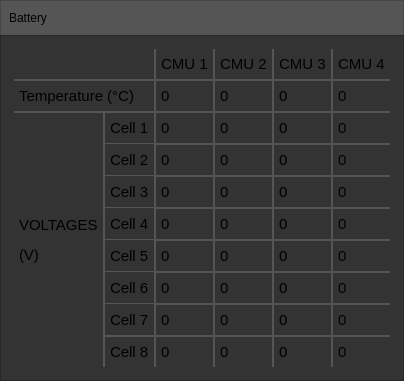
         <widget class="QWidget" name="batteryWindow" native="true">
          <property name="sizePolicy">
           <sizepolicy hsizetype="Preferred" vsizetype="Preferred">
            <horstretch>2</horstretch>
            <verstretch>1</verstretch>
           </sizepolicy>
          </property>
          <property name="minimumSize">
           <size>
            <width>0</width>
            <height>0</height>
           </size>
          </property>
          <property name="styleSheet">
           <string notr="true">QWidget {
	background: rgb(51, 51, 51);
	border-style:solid;
	border-width:1px;
	border-color: rgb(40, 40, 40);
border-image: none;
}


QLabel {
	alignment: center;
	padding: 1px;
border-image: none;
}</string>
          </property>
          <layout class="QVBoxLayout" name="batteryWindowLayout">
           <property name="spacing">
            <number>0</number>
           </property>
           <property name="leftMargin">
            <number>0</number>
           </property>
           <property name="topMargin">
            <number>0</number>
           </property>
           <property name="rightMargin">
            <number>0</number>
           </property>
           <property name="bottomMargin">
            <number>0</number>
           </property>
           <item>
            <widget class="QWidget" name="batteryTitleBar" native="true">
             <property name="minimumSize">
              <size>
               <width>0</width>
               <height>35</height>
              </size>
             </property>
             <property name="maximumSize">
              <size>
               <width>16777215</width>
               <height>35</height>
              </size>
             </property>
             <property name="styleSheet">
              <string notr="true">QWidget {
	background: rgb(85, 85, 85);
	padding: 0px;
	background: url(:/Resources/SubTitleBar.png);
	border-color: rgb(70,70,70);
border-bottom:none;
}</string>
             </property>
             <layout class="QHBoxLayout" name="batteryTitleBarLayout">
              <property name="spacing">
               <number>9</number>
              </property>
              <property name="leftMargin">
               <number>9</number>
              </property>
              <property name="topMargin">
               <number>4</number>
              </property>
              <property name="rightMargin">
               <number>9</number>
              </property>
              <property name="bottomMargin">
               <number>4</number>
              </property>
              <item>
               <widget class="QLabel" name="batteryTitleLabel">
                <property name="styleSheet">
                 <string notr="true">border-style: none;
background: none;</string>
                </property>
                <property name="text">
                 <string>Battery</string>
                </property>
                <property name="textFormat">
                 <enum>Qt::PlainText</enum>
                </property>
               </widget>
              </item>
             </layout>
            </widget>
           </item>
           <item>
            <layout class="QGridLayout" name="batteryContentLayout" rowstretch="0">
             <property name="leftMargin">
              <number>0</number>
             </property>
             <property name="topMargin">
              <number>0</number>
             </property>
             <property name="rightMargin">
              <number>0</number>
             </property>
             <property name="bottomMargin">
              <number>0</number>
             </property>
             <property name="spacing">
              <number>0</number>
             </property>
             <item row="0" column="1">
              <widget class="QWidget" name="batteryTable" native="true">
               <property name="sizePolicy">
                <sizepolicy hsizetype="Preferred" vsizetype="Preferred">
                 <horstretch>0</horstretch>
                 <verstretch>0</verstretch>
                </sizepolicy>
               </property>
               <property name="minimumSize">
                <size>
                 <width>0</width>
                 <height>0</height>
                </size>
               </property>
               <property name="styleSheet">
                <string notr="true">QLabel {
	border: 1px solid rgb(85, 85, 85);
	padding-top: 6px; 
	padding-bottom: 6px;
	border-radius: 0px;
	qproperty-alignment: AlignCenter;
	font-size: 15px;
}</string>
               </property>
               <layout class="QGridLayout" name="batteryTableLayout">
                <property name="leftMargin">
                 <number>14</number>
                </property>
                <property name="topMargin">
                 <number>14</number>
                </property>
                <property name="rightMargin">
                 <number>14</number>
                </property>
                <property name="bottomMargin">
                 <number>14</number>
                </property>
                <property name="spacing">
                 <number>0</number>
                </property>
                <item row="0" column="5">
                 <widget class="QLabel" name="batteryCMU3Label">
                  <property name="minimumSize">
                   <size>
                    <width>0</width>
                    <height>0</height>
                   </size>
                  </property>
                  <property name="styleSheet">
                   <string notr="true">border-top: none;</string>
                  </property>
                  <property name="text">
                   <string>CMU 3</string>
                  </property>
                 </widget>
                </item>
                <item row="5" column="4">
                 <widget class="QLabel" name="batteryCMU2Cell3Voltage">
                  <property name="styleSheet">
                   <string notr="true">background-color: rgb(51,51,51);</string>
                  </property>
                  <property name="text">
                   <string>0</string>
                  </property>
                 </widget>
                </item>
                <item row="4" column="6">
                 <widget class="QLabel" name="batteryCMU4Cell2Voltage">
                  <property name="styleSheet">
                   <string notr="true">border-right: none;
background-color: rgb(51,51,51);</string>
                  </property>
                  <property name="text">
                   <string>0</string>
                  </property>
                 </widget>
                </item>
                <item row="5" column="6">
                 <widget class="QLabel" name="batteryCMU4Cell3Voltage">
                  <property name="styleSheet">
                   <string notr="true">border-right: none;
background-color: rgb(51,51,51);</string>
                  </property>
                  <property name="text">
                   <string>0</string>
                  </property>
                 </widget>
                </item>
                <item row="6" column="2">
                 <widget class="QLabel" name="batteryCMU1Cell4Voltage">
                  <property name="styleSheet">
                   <string notr="true">background-color: rgb(51,51,51);</string>
                  </property>
                  <property name="text">
                   <string>0</string>
                  </property>
                 </widget>
                </item>
                <item row="9" column="6">
                 <widget class="QLabel" name="batteryCMU4Cell7Voltage">
                  <property name="styleSheet">
                   <string notr="true">border-right: none;
background-color: rgb(51,51,51);</string>
                  </property>
                  <property name="text">
                   <string>0</string>
                  </property>
                 </widget>
                </item>
                <item row="3" column="4">
                 <widget class="QLabel" name="batteryCMU2Cell1Voltage">
                  <property name="styleSheet">
                   <string notr="true">background-color: rgb(51,51,51);</string>
                  </property>
                  <property name="text">
                   <string>0</string>
                  </property>
                 </widget>
                </item>
                <item row="8" column="6">
                 <widget class="QLabel" name="batteryCMU4Cell6Voltage">
                  <property name="styleSheet">
                   <string notr="true">border-right: none;
background-color: rgb(51,51,51);</string>
                  </property>
                  <property name="text">
                   <string>0</string>
                  </property>
                 </widget>
                </item>
                <item row="6" column="4">
                 <widget class="QLabel" name="batteryCMU2Cell4Voltage">
                  <property name="autoFillBackground">
                   <bool>false</bool>
                  </property>
                  <property name="styleSheet">
                   <string notr="true">background-color: rgb(51,51,51);</string>
                  </property>
                  <property name="text">
                   <string>0</string>
                  </property>
                 </widget>
                </item>
                <item row="2" column="4">
                 <widget class="QLabel" name="batteryCMU2Temp">
                  <property name="minimumSize">
                   <size>
                    <width>0</width>
                    <height>0</height>
                   </size>
                  </property>
                  <property name="styleSheet">
                   <string notr="true">background-color: rgb(51,51,51);</string>
                  </property>
                  <property name="text">
                   <string>0</string>
                  </property>
                 </widget>
                </item>
                <item row="4" column="2">
                 <widget class="QLabel" name="batteryCMU1Cell2Voltage">
                  <property name="styleSheet">
                   <string notr="true">background-color: rgb(51,51,51);</string>
                  </property>
                  <property name="text">
                   <string>0</string>
                  </property>
                 </widget>
                </item>
                <item row="0" column="6">
                 <widget class="QLabel" name="batteryCMU4Label">
                  <property name="minimumSize">
                   <size>
                    <width>0</width>
                    <height>0</height>
                   </size>
                  </property>
                  <property name="styleSheet">
                   <string notr="true">border-right: none;  border-top: none;</string>
                  </property>
                  <property name="text">
                   <string>CMU 4</string>
                  </property>
                 </widget>
                </item>
                <item row="7" column="1">
                 <widget class="QLabel" name="batteryCell5Label">
                  <property name="styleSheet">
                   <string notr="true">border-top: none;</string>
                  </property>
                  <property name="text">
                   <string>Cell 5</string>
                  </property>
                 </widget>
                </item>
                <item row="10" column="2">
                 <widget class="QLabel" name="batteryCMU1Cell8Voltage">
                  <property name="styleSheet">
                   <string notr="true">border-bottom: none;
background-color: rgb(51,51,51);</string>
                  </property>
                  <property name="text">
                   <string>0</string>
                  </property>
                 </widget>
                </item>
                <item row="8" column="1">
                 <widget class="QLabel" name="batteryCell6Label">
                  <property name="styleSheet">
                   <string notr="true">border-top: none;</string>
                  </property>
                  <property name="text">
                   <string>Cell 6</string>
                  </property>
                 </widget>
                </item>
                <item row="9" column="1">
                 <widget class="QLabel" name="batteryCell7Label">
                  <property name="styleSheet">
                   <string notr="true">border-top: none;</string>
                  </property>
                  <property name="text">
                   <string>Cell 7</string>
                  </property>
                 </widget>
                </item>
                <item row="2" column="5">
                 <widget class="QLabel" name="batteryCMU3Temp">
                  <property name="minimumSize">
                   <size>
                    <width>0</width>
                    <height>0</height>
                   </size>
                  </property>
                  <property name="styleSheet">
                   <string notr="true">background-color: rgb(51,51,51);</string>
                  </property>
                  <property name="text">
                   <string>0</string>
                  </property>
                 </widget>
                </item>
                <item row="10" column="4">
                 <widget class="QLabel" name="batteryCMU2Cell8Voltage">
                  <property name="styleSheet">
                   <string notr="true">border-bottom: none;
background-color: rgb(51,51,51);</string>
                  </property>
                  <property name="text">
                   <string>0</string>
                  </property>
                 </widget>
                </item>
                <item row="2" column="0" colspan="2">
                 <widget class="QLabel" name="batteryTemperatureLabel">
                  <property name="sizePolicy">
                   <sizepolicy hsizetype="Preferred" vsizetype="Minimum">
                    <horstretch>0</horstretch>
                    <verstretch>0</verstretch>
                   </sizepolicy>
                  </property>
                  <property name="minimumSize">
                   <size>
                    <width>140</width>
                    <height>0</height>
                   </size>
                  </property>
                  <property name="styleSheet">
                   <string notr="true">border-left: none;  </string>
                  </property>
                  <property name="text">
                   <string>Temperature (°C)</string>
                  </property>
                 </widget>
                </item>
                <item row="3" column="6">
                 <widget class="QLabel" name="batteryCMU4Cell1Voltage">
                  <property name="styleSheet">
                   <string notr="true">border-right: none;
background-color: rgb(51,51,51);</string>
                  </property>
                  <property name="text">
                   <string>0</string>
                  </property>
                 </widget>
                </item>
                <item row="9" column="4">
                 <widget class="QLabel" name="batteryCMU2Cell7Voltage">
                  <property name="styleSheet">
                   <string notr="true">background-color: rgb(51,51,51);</string>
                  </property>
                  <property name="text">
                   <string>0</string>
                  </property>
                 </widget>
                </item>
                <item row="0" column="2">
                 <widget class="QLabel" name="batteryCMU1Label">
                  <property name="minimumSize">
                   <size>
                    <width>0</width>
                    <height>0</height>
                   </size>
                  </property>
                  <property name="styleSheet">
                   <string notr="true"> border-top: none;</string>
                  </property>
                  <property name="text">
                   <string>CMU 1</string>
                  </property>
                 </widget>
                </item>
                <item row="7" column="5">
                 <widget class="QLabel" name="batteryCMU3Cell5Voltage">
                  <property name="styleSheet">
                   <string notr="true">background-color: rgb(51,51,51);</string>
                  </property>
                  <property name="text">
                   <string>0</string>
                  </property>
                 </widget>
                </item>
                <item row="4" column="1">
                 <widget class="QLabel" name="batteryCell2Label">
                  <property name="sizePolicy">
                   <sizepolicy hsizetype="Preferred" vsizetype="Minimum">
                    <horstretch>0</horstretch>
                    <verstretch>0</verstretch>
                   </sizepolicy>
                  </property>
                  <property name="styleSheet">
                   <string notr="true">border-top: none;</string>
                  </property>
                  <property name="text">
                   <string>Cell 2</string>
                  </property>
                 </widget>
                </item>
                <item row="9" column="2">
                 <widget class="QLabel" name="batteryCMU1Cell7Voltage">
                  <property name="styleSheet">
                   <string notr="true">background-color: rgb(51,51,51);rgb(51,51,51);</string>
                  </property>
                  <property name="text">
                   <string>0</string>
                  </property>
                 </widget>
                </item>
                <item row="3" column="5">
                 <widget class="QLabel" name="batteryCMU3Cell1Voltage">
                  <property name="styleSheet">
                   <string notr="true">background-color: rgb(51,51,51);</string>
                  </property>
                  <property name="text">
                   <string>0</string>
                  </property>
                 </widget>
                </item>
                <item row="4" column="4">
                 <widget class="QLabel" name="batteryCMU2Cell2Voltage">
                  <property name="styleSheet">
                   <string notr="true">background-color: rgb(51,51,51);</string>
                  </property>
                  <property name="text">
                   <string>0</string>
                  </property>
                 </widget>
                </item>
                <item row="9" column="5">
                 <widget class="QLabel" name="batteryCMU3Cell7Voltage">
                  <property name="styleSheet">
                   <string notr="true">background-color: rgb(51,51,51);</string>
                  </property>
                  <property name="text">
                   <string>0</string>
                  </property>
                 </widget>
                </item>
                <item row="10" column="6">
                 <widget class="QLabel" name="batteryCMU4Cell8Voltage">
                  <property name="styleSheet">
                   <string notr="true">border-bottom: none;
border-right: none;
background-color: rgb(51,51,51);</string>
                  </property>
                  <property name="text">
                   <string>0</string>
                  </property>
                 </widget>
                </item>
                <item row="8" column="4">
                 <widget class="QLabel" name="batteryCMU2Cell6Voltage">
                  <property name="styleSheet">
                   <string notr="true">background-color: rgb(51,51,51);</string>
                  </property>
                  <property name="text">
                   <string>0</string>
                  </property>
                 </widget>
                </item>
                <item row="6" column="6">
                 <widget class="QLabel" name="batteryCMU4Cell4Voltage">
                  <property name="styleSheet">
                   <string notr="true">border-right: none;
background-color: rgb(51,51,51);</string>
                  </property>
                  <property name="text">
                   <string>0</string>
                  </property>
                 </widget>
                </item>
                <item row="4" column="5">
                 <widget class="QLabel" name="batteryCMU3Cell2Voltage">
                  <property name="styleSheet">
                   <string notr="true">background-color: rgb(51,51,51);</string>
                  </property>
                  <property name="text">
                   <string>0</string>
                  </property>
                 </widget>
                </item>
                <item row="3" column="0" rowspan="8">
                 <widget class="QLabel" name="batteryVoltageLabel">
                  <property name="styleSheet">
                   <string notr="true">border-left: none;  border-bottom: none; text-transform:none;</string>
                  </property>
                  <property name="text">
                   <string>&lt;html&gt;&lt;head/&gt;&lt;body&gt;&lt;p&gt;VOLTAGES&lt;/p&gt;&lt;p&gt;(V)&lt;/p&gt;&lt;/body&gt;&lt;/html&gt;</string>
                  </property>
                  <property name="textFormat">
                   <enum>Qt::RichText</enum>
                  </property>
                 </widget>
                </item>
                <item row="10" column="1">
                 <widget class="QLabel" name="batteryCell8Label">
                  <property name="styleSheet">
                   <string notr="true">border-bottom: none;</string>
                  </property>
                  <property name="text">
                   <string>Cell 8</string>
                  </property>
                 </widget>
                </item>
                <item row="6" column="1">
                 <widget class="QLabel" name="batteryCell4Label">
                  <property name="styleSheet">
                   <string notr="true">border-top: none;</string>
                  </property>
                  <property name="text">
                   <string>Cell 4</string>
                  </property>
                 </widget>
                </item>
                <item row="7" column="4">
                 <widget class="QLabel" name="batteryCMU2Cell5Voltage">
                  <property name="styleSheet">
                   <string notr="true">background-color: rgb(51,51,51);</string>
                  </property>
                  <property name="text">
                   <string>0</string>
                  </property>
                 </widget>
                </item>
                <item row="7" column="6">
                 <widget class="QLabel" name="batteryCMU4Cell5Voltage">
                  <property name="styleSheet">
                   <string notr="true">border-right: none;
background-color: rgb(51,51,51);</string>
                  </property>
                  <property name="text">
                   <string>0</string>
                  </property>
                 </widget>
                </item>
                <item row="8" column="5">
                 <widget class="QLabel" name="batteryCMU3Cell6Voltage">
                  <property name="styleSheet">
                   <string notr="true">background-color: rgb(51,51,51);</string>
                  </property>
                  <property name="text">
                   <string>0</string>
                  </property>
                 </widget>
                </item>
                <item row="5" column="1">
                 <widget class="QLabel" name="batteryCell3Label">
                  <property name="styleSheet">
                   <string notr="true">border-top: none;</string>
                  </property>
                  <property name="text">
                   <string>Cell 3</string>
                  </property>
                 </widget>
                </item>
                <item row="3" column="1">
                 <widget class="QLabel" name="batteryCell1Label">
                  <property name="sizePolicy">
                   <sizepolicy hsizetype="Preferred" vsizetype="Minimum">
                    <horstretch>0</horstretch>
                    <verstretch>0</verstretch>
                   </sizepolicy>
                  </property>
                  <property name="styleSheet">
                   <string notr="true"/>
                  </property>
                  <property name="text">
                   <string>Cell 1</string>
                  </property>
                 </widget>
                </item>
                <item row="3" column="2">
                 <widget class="QLabel" name="batteryCMU1Cell1Voltage">
                  <property name="minimumSize">
                   <size>
                    <width>0</width>
                    <height>0</height>
                   </size>
                  </property>
                  <property name="styleSheet">
                   <string notr="true">background-color: rgb(51,51,51);</string>
                  </property>
                  <property name="text">
                   <string>0</string>
                  </property>
                 </widget>
                </item>
                <item row="6" column="5">
                 <widget class="QLabel" name="batteryCMU3Cell4Voltage">
                  <property name="styleSheet">
                   <string notr="true">background-color: rgb(51,51,51);</string>
                  </property>
                  <property name="text">
                   <string>0</string>
                  </property>
                 </widget>
                </item>
                <item row="0" column="4">
                 <widget class="QLabel" name="batteryCMU2Label">
                  <property name="minimumSize">
                   <size>
                    <width>0</width>
                    <height>0</height>
                   </size>
                  </property>
                  <property name="styleSheet">
                   <string notr="true">border-top: none;</string>
                  </property>
                  <property name="text">
                   <string>CMU 2</string>
                  </property>
                 </widget>
                </item>
                <item row="5" column="5">
                 <widget class="QLabel" name="batteryCMU3Cell3Voltage">
                  <property name="styleSheet">
                   <string notr="true">background-color: rgb(51,51,51);</string>
                  </property>
                  <property name="text">
                   <string>0</string>
                  </property>
                 </widget>
                </item>
                <item row="5" column="2">
                 <widget class="QLabel" name="batteryCMU1Cell3Voltage">
                  <property name="styleSheet">
                   <string notr="true">background-color: rgb(51,51,51);</string>
                  </property>
                  <property name="text">
                   <string>0</string>
                  </property>
                 </widget>
                </item>
                <item row="2" column="6">
                 <widget class="QLabel" name="batteryCMU4Temp">
                  <property name="minimumSize">
                   <size>
                    <width>0</width>
                    <height>0</height>
                   </size>
                  </property>
                  <property name="styleSheet">
                   <string notr="true">border-right: none;
background-color: rgb(51,51,51);</string>
                  </property>
                  <property name="text">
                   <string>0</string>
                  </property>
                 </widget>
                </item>
                <item row="0" column="0" colspan="2">
                 <widget class="QLabel" name="batterySpacerLabel">
                  <property name="styleSheet">
                   <string notr="true">border-top: none;
border-left: none;</string>
                  </property>
                  <property name="text">
                   <string/>
                  </property>
                 </widget>
                </item>
                <item row="10" column="5">
                 <widget class="QLabel" name="batteryCMU3Cell8Voltage">
                  <property name="styleSheet">
                   <string notr="true">border-bottom: none;
background-color: rgb(51,51,51);</string>
                  </property>
                  <property name="text">
                   <string>0</string>
                  </property>
                 </widget>
                </item>
                <item row="7" column="2">
                 <widget class="QLabel" name="batteryCMU1Cell5Voltage">
                  <property name="styleSheet">
                   <string notr="true">background-color: rgb(51,51,51);</string>
                  </property>
                  <property name="text">
                   <string>0</string>
                  </property>
                 </widget>
                </item>
                <item row="2" column="2">
                 <widget class="QLabel" name="batteryCMU1Temp">
                  <property name="sizePolicy">
                   <sizepolicy hsizetype="Preferred" vsizetype="Minimum">
                    <horstretch>0</horstretch>
                    <verstretch>0</verstretch>
                   </sizepolicy>
                  </property>
                  <property name="minimumSize">
                   <size>
                    <width>0</width>
                    <height>0</height>
                   </size>
                  </property>
                  <property name="styleSheet">
                   <string notr="true">background-color: rgb(51,51,51);</string>
                  </property>
                  <property name="text">
                   <string>0</string>
                  </property>
                 </widget>
                </item>
                <item row="8" column="2">
                 <widget class="QLabel" name="batteryCMU1Cell6Voltage">
                  <property name="styleSheet">
                   <string notr="true">background-color: rgb(51,51,51);</string>
                  </property>
                  <property name="text">
                   <string>0</string>
                  </property>
                 </widget>
                </item>
               </layout>
              </widget>
             </item>
            </layout>
           </item>
          </layout>
         </widget>
